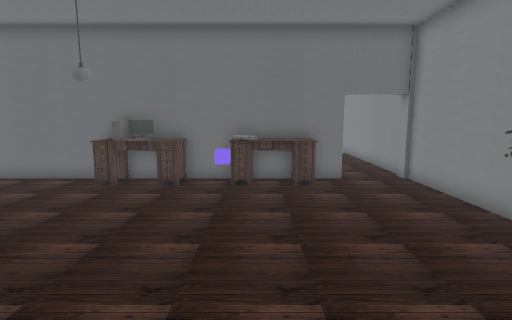
view 1 (above)

18 first-person views from a walk through a scene from a Unity 3-D project. The camera is 1.5 m above the floor, tilts 8° down and sees 80° across. Doors are open. The floor is counted in squares, 0.6 m on a side. Each view is taken from the middle of a square. On the plan, view 1 faces up. The plan holds only what a view shows up to about 19 squares ahead; the rest is blank. The place goes on beyond the plan. The player is left out. Some surface patterns are stand-ins.

view 2
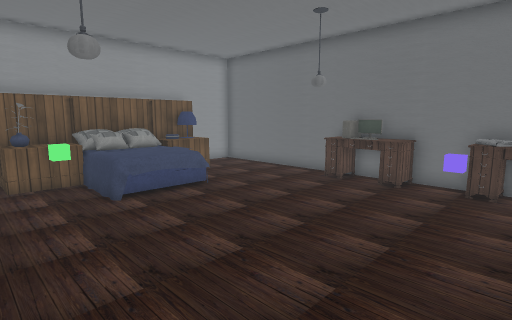

view 3
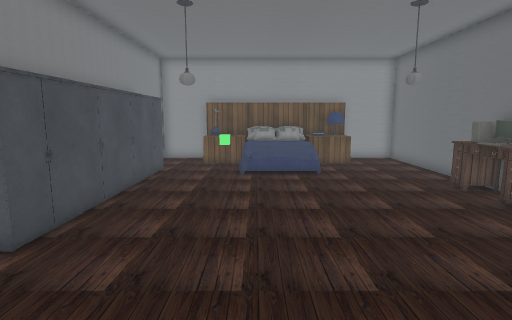

view 4
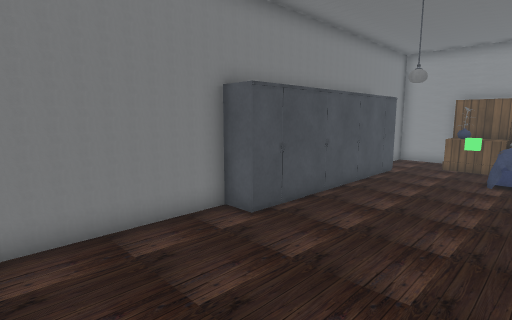

view 5
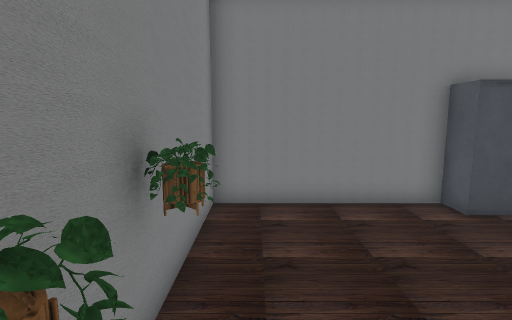

view 6
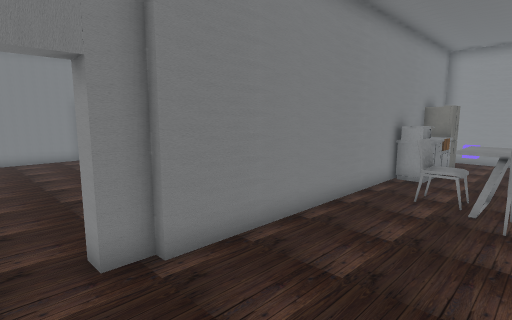

view 7
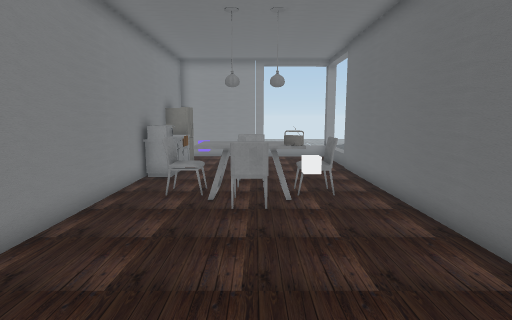

view 8
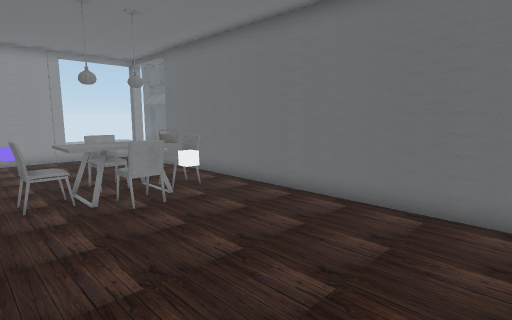

view 9
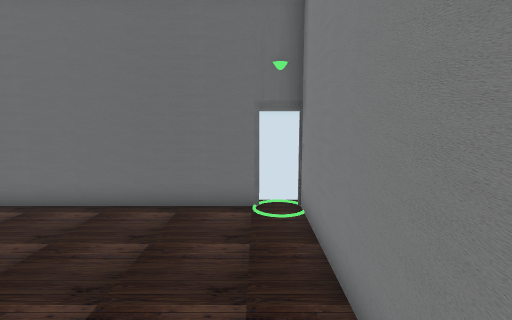

view 10
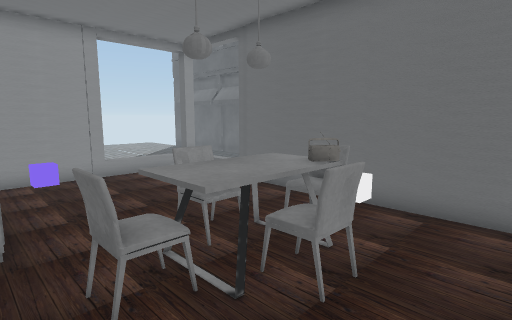

view 11
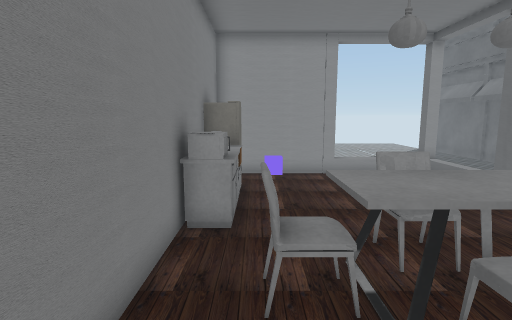

view 12
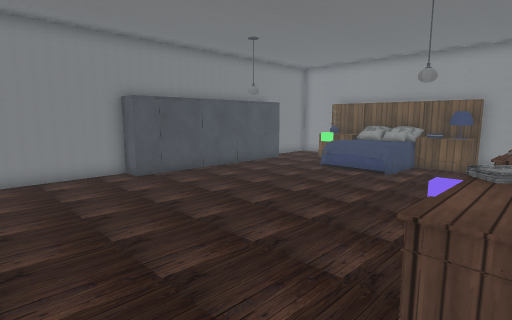

view 13
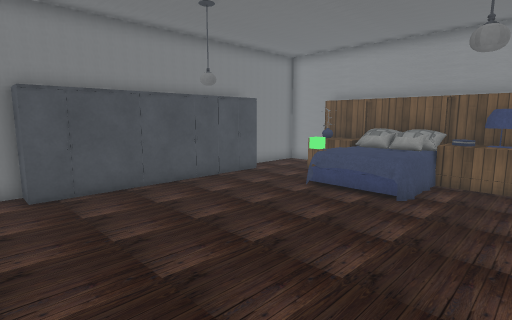

view 14
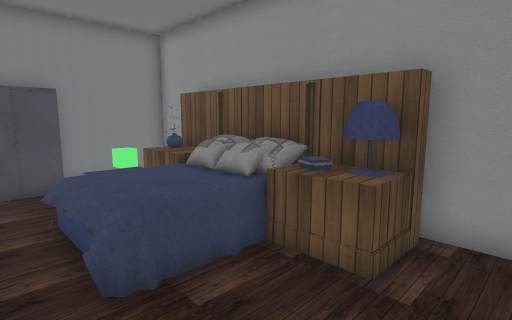

view 15
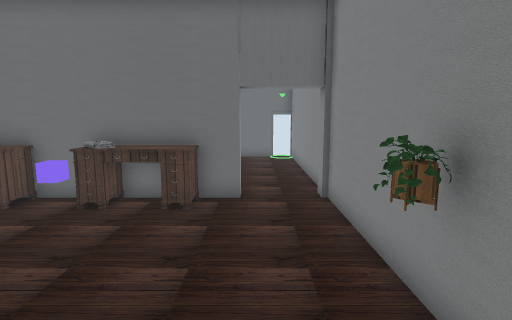

view 16
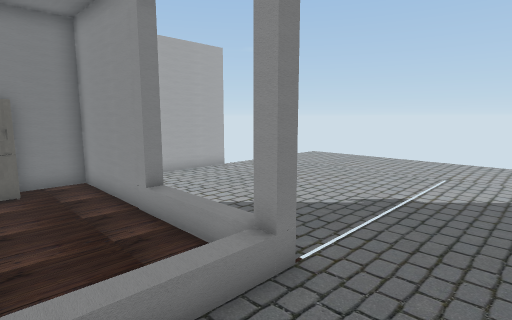

view 17
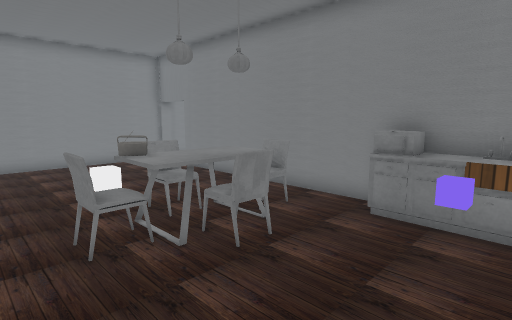

view 18
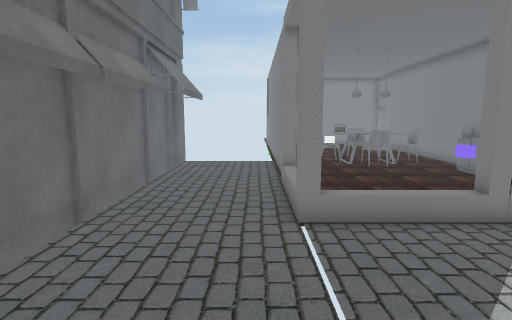

### Floor plan
Key: @ floor where view 1 was taken; # wall or solid block; . floor; / step, stairs or slope; D open door; E desk; C computer; U cube; B bed; G green cube; N counter; F fridge; M microwave; W white cube; R radio; I building; O other object.
Columns run from 29 left of view 1 to 6 right of it. Each row starts with its distance up from view 1.
 29         IIIIIIIIIIIIIIIIII
 28           .    .   ..   #I#
 27           ...............
 26           ...............
 25  ........................
 24 .........................
 23 ..............#////########
 22 ............../....###############DD
 21 ............../.........O..........#
 20 ............../.........OW.........#
 19 ............../........OOR.........#
 18 ..............##......OOOOO........#
 17  ......  .....# ......OOOOO........#
 16   ....  ..... # .......OOO.........#
 15        ...... # ...UNN..OO.........#
 14        ...... # .FFNMM.............#
 13         ####  ###################..#
 12                ########ECCE#EEEE#..#
 11                #.......ECCE.UEEE...#
 10                #...................#
  9                #BBB................#
  8                 BBB................#
  7                 BBBBB..............#
  6                 BBBBBB.............#
  5                 BBBBBB.............#
  4                 BBBBBB.............#
  3                 BBGGB..............#
  2                 BBG................#
  1                #BB.................#
  0                #....OOOOOOOOO@.....#
 -1                #...OOOOOOOOOOO.....#
 -2                #####         #######

Positions as (right, up) in squares from view 1, and headings:
1: (0, 0), facing up
2: (1, 0), facing up-left
3: (5, 4), facing left
4: (5, 5), facing down-left
5: (5, 7), facing down
6: (5, 18), facing down-left
7: (5, 18), facing left
8: (5, 14), facing up-left
9: (5, 14), facing up
10: (-1, 14), facing up-left
11: (-1, 15), facing left
12: (5, 12), facing down-left
13: (1, 10), facing down-left
14: (-7, 11), facing down-left
15: (4, 3), facing up
16: (-11, 26), facing down-left
17: (-11, 22), facing down-right
18: (-22, 24), facing right
